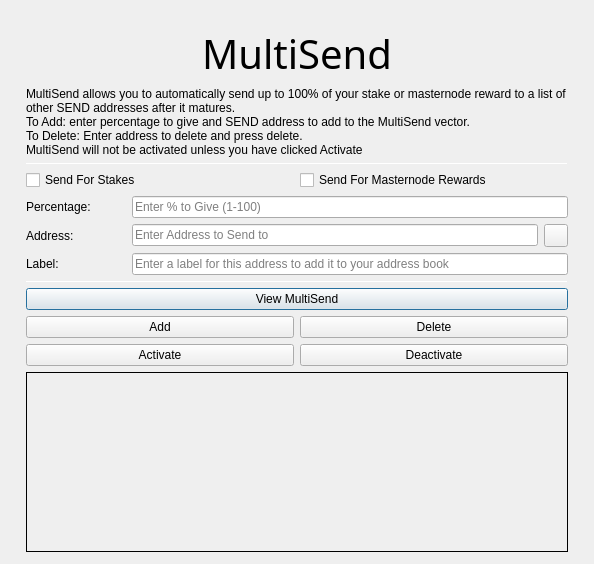
<?xml version="1.0" encoding="UTF-8"?>
<ui version="4.0">
 <class>MultiSendDialog</class>
 <widget class="QDialog" name="MultiSendDialog">
  <property name="windowModality">
   <enum>Qt::NonModal</enum>
  </property>
  <property name="geometry">
   <rect>
    <x>0</x>
    <y>0</y>
    <width>594</width>
    <height>526</height>
   </rect>
  </property>
  <property name="windowTitle">
   <string>MultiSend</string>
  </property>
  <layout class="QVBoxLayout" name="verticalLayout" stretch="0">
   <property name="leftMargin">
    <number>6</number>
   </property>
   <property name="topMargin">
    <number>6</number>
   </property>
   <property name="rightMargin">
    <number>6</number>
   </property>
   <property name="bottomMargin">
    <number>6</number>
   </property>
   <item>
    <layout class="QVBoxLayout" name="verticalLayout_Main" stretch="0,1,1,1,0,1,1,1">
     <property name="leftMargin">
      <number>20</number>
     </property>
     <property name="topMargin">
      <number>20</number>
     </property>
     <property name="rightMargin">
      <number>20</number>
     </property>
     <property name="bottomMargin">
      <number>20</number>
     </property>
     <item>
      <widget class="QLabel" name="multiSendHeader">
       <property name="font">
        <font>
         <family>Hind</family>
         <pointsize>30</pointsize>
         <weight>50</weight>
         <bold>false</bold>
        </font>
       </property>
       <property name="text">
        <string>MultiSend</string>
       </property>
       <property name="alignment">
        <set>Qt::AlignCenter</set>
       </property>
      </widget>
     </item>
     <item>
      <widget class="QLabel" name="label_2">
       <property name="lineWidth">
        <number>1</number>
       </property>
       <property name="text">
        <string>MultiSend allows you to automatically send up to 100% of your stake or masternode reward to a list of other SEND addresses after it matures.
To Add: enter percentage to give and SEND address to add to the MultiSend vector.
To Delete: Enter address to delete and press delete.
MultiSend will not be activated unless you have clicked Activate</string>
       </property>
       <property name="alignment">
        <set>Qt::AlignLeading|Qt::AlignLeft|Qt::AlignTop</set>
       </property>
       <property name="wordWrap">
        <bool>true</bool>
       </property>
      </widget>
     </item>
     <item>
      <widget class="Line" name="line">
       <property name="minimumSize">
        <size>
         <width>0</width>
         <height>1</height>
        </size>
       </property>
       <property name="maximumSize">
        <size>
         <width>16777215</width>
         <height>1</height>
        </size>
       </property>
       <property name="orientation">
        <enum>Qt::Horizontal</enum>
       </property>
      </widget>
     </item>
     <item>
      <layout class="QVBoxLayout" name="verticalLayout_Settings">
       <item>
        <layout class="QHBoxLayout" name="horizontalLayout">
         <item>
          <widget class="QCheckBox" name="multiSendStakeCheckBox">
           <property name="text">
            <string>Send For Stakes</string>
           </property>
          </widget>
         </item>
         <item>
          <widget class="QCheckBox" name="multiSendMasternodeCheckBox">
           <property name="text">
            <string>Send For Masternode Rewards</string>
           </property>
          </widget>
         </item>
        </layout>
       </item>
       <item>
        <layout class="QHBoxLayout" name="horizontalLayout_6">
         <item>
          <widget class="QLabel" name="label">
           <property name="minimumSize">
            <size>
             <width>100</width>
             <height>0</height>
            </size>
           </property>
           <property name="toolTip">
            <string>Percentage of stake to send</string>
           </property>
           <property name="text">
            <string>Percentage:</string>
           </property>
          </widget>
         </item>
         <item>
          <widget class="QLineEdit" name="multiSendPercentEdit">
           <property name="toolTip">
            <string>Enter whole numbers 1 - 100</string>
           </property>
           <property name="placeholderText">
            <string>Enter % to Give (1-100)</string>
           </property>
          </widget>
         </item>
        </layout>
       </item>
       <item>
        <layout class="QHBoxLayout" name="horizontalLayout_7">
         <item>
          <widget class="QLabel" name="label_5">
           <property name="minimumSize">
            <size>
             <width>100</width>
             <height>0</height>
            </size>
           </property>
           <property name="toolTip">
            <string>Address to send portion of stake to</string>
           </property>
           <property name="text">
            <string>Address:</string>
           </property>
          </widget>
         </item>
         <item>
          <widget class="QLineEdit" name="multiSendAddressEdit">
           <property name="toolTip">
            <string/>
           </property>
           <property name="placeholderText">
            <string>Enter Address to Send to</string>
           </property>
          </widget>
         </item>
         <item>
          <widget class="QToolButton" name="addressBookButton">
           <property name="maximumSize">
            <size>
             <width>16777215</width>
             <height>32</height>
            </size>
           </property>
           <property name="toolTip">
            <string>Choose an address from the address book</string>
           </property>
           <property name="text">
            <string/>
           </property>
           <property name="icon">
            <iconset resource="../send.qrc">
             <normaloff>:/icons/address-book</normaloff>:/icons/address-book</iconset>
           </property>
           <property name="shortcut">
            <string>Alt+A</string>
           </property>
          </widget>
         </item>
        </layout>
       </item>
      </layout>
     </item>
     <item>
      <layout class="QHBoxLayout" name="horizontalLayout_3">
       <item>
        <widget class="QLabel" name="label_3">
         <property name="minimumSize">
          <size>
           <width>100</width>
           <height>0</height>
          </size>
         </property>
         <property name="text">
          <string>Label:</string>
         </property>
        </widget>
       </item>
       <item>
        <widget class="QLineEdit" name="labelAddressLabelEdit">
         <property name="placeholderText">
          <string>Enter a label for this address to add it to your address book</string>
         </property>
        </widget>
       </item>
      </layout>
     </item>
     <item>
      <widget class="Line" name="line_2">
       <property name="minimumSize">
        <size>
         <width>0</width>
         <height>1</height>
        </size>
       </property>
       <property name="maximumSize">
        <size>
         <width>16777215</width>
         <height>1</height>
        </size>
       </property>
       <property name="orientation">
        <enum>Qt::Horizontal</enum>
       </property>
      </widget>
     </item>
     <item>
      <layout class="QVBoxLayout" name="verticalLayout_Buttons">
       <item>
        <layout class="QHBoxLayout" name="horizontalLayout_4">
         <item>
          <widget class="QPushButton" name="viewButton">
           <property name="toolTip">
            <string/>
           </property>
           <property name="statusTip">
            <string>View MultiSend Vector</string>
           </property>
           <property name="text">
            <string>View MultiSend</string>
           </property>
          </widget>
         </item>
        </layout>
       </item>
       <item>
        <layout class="QHBoxLayout" name="horizontalLayout_2">
         <item>
          <widget class="QPushButton" name="addButton">
           <property name="toolTip">
            <string/>
           </property>
           <property name="statusTip">
            <string>Add to MultiSend Vector</string>
           </property>
           <property name="text">
            <string>Add</string>
           </property>
          </widget>
         </item>
         <item>
          <widget class="QPushButton" name="deleteButton">
           <property name="toolTip">
            <string/>
           </property>
           <property name="statusTip">
            <string>Delete Address From MultiSend Vector</string>
           </property>
           <property name="text">
            <string>Delete</string>
           </property>
          </widget>
         </item>
        </layout>
       </item>
       <item>
        <layout class="QHBoxLayout" name="horizontalLayout_5">
         <item>
          <widget class="QPushButton" name="activateButton">
           <property name="statusTip">
            <string>Activate MultiSend</string>
           </property>
           <property name="text">
            <string>Activate</string>
           </property>
          </widget>
         </item>
         <item>
          <widget class="QPushButton" name="disableButton">
           <property name="statusTip">
            <string>Deactivate MultiSend</string>
           </property>
           <property name="text">
            <string>Deactivate</string>
           </property>
          </widget>
         </item>
        </layout>
       </item>
      </layout>
     </item>
     <item>
      <widget class="QLabel" name="message">
       <property name="minimumSize">
        <size>
         <width>0</width>
         <height>180</height>
        </size>
       </property>
       <property name="frameShape">
        <enum>QFrame::Panel</enum>
       </property>
       <property name="frameShadow">
        <enum>QFrame::Plain</enum>
       </property>
       <property name="lineWidth">
        <number>1</number>
       </property>
       <property name="midLineWidth">
        <number>1</number>
       </property>
       <property name="text">
        <string/>
       </property>
       <property name="alignment">
        <set>Qt::AlignLeading|Qt::AlignLeft|Qt::AlignTop</set>
       </property>
       <property name="wordWrap">
        <bool>true</bool>
       </property>
      </widget>
     </item>
    </layout>
   </item>
  </layout>
 </widget>
 <resources>
  <include location="../send.qrc"/>
 </resources>
 <connections/>
</ui>
